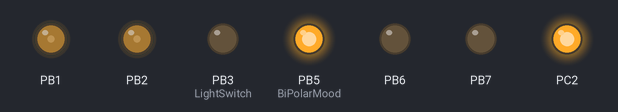
A program run on a simulated ATmega328P, built with avr-gcc and emulated at 1 MHz. On the bench: output pins drawn as LEDs (lit = HIGH). Pins used as bus, display or sensor lines are not drawn.

Above: at 0.2 s.
At 37.2 s:
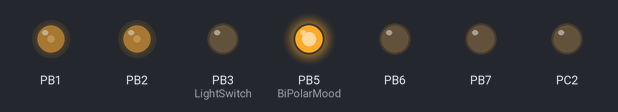
Timing chart, 0 to 40.0 s (numbered marks = the images above):
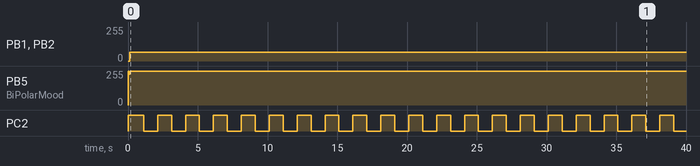

The program:

main.cpp
```cpp
/*
 * PWM Test Circuit Rev-1.cpp
 *
 * Created: 03-02-2019 16:25:15
 * Author : RHITVIK
 */

#define F_CPU 1000000UL

#define LightSwitch				3
#define ReadWrite				4
#define BiPolarMood				5

#define MrLCDsCrib				PORTD
#define DataDir_MrLCDsCrib		DDRD

#define MrLCDsControl			PORTB
#define DataDir_MrLCDsControl	DDRB

#include <avr/io.h>
#include <util/delay.h>
#include <avr/interrupt.h>
#include <string.h>
#include <stdlib.h>
#include <math.h>

void Check_IF_MrLCD_isBusy(void);
void Peek_A_Boo(void);
void Send_A_Command(char command);
void Send_A_Character(char character);
void Send_An_Integer(int integer);
void Send_A_String(char *stringOfCharacters);
void Send_A_String_Instantly(char *stringOfCharacters);

void initialize_FAST_PWM_params(void);
void initialize_Phase_Correct_PWM_params(void);

void Set_ADC_Vect_X_Proportions(void);
void Set_ICR_Val(void);

void calculate_Range_for_OCR(void);
void perform_Floating_op(void);
void set_OCR_Val(void);

void Initialize_ADC(void);


volatile int ADC_Channel = 0;
volatile int Channel_1_ADC_Val = 0;
volatile int Channel_2_ADC_Val = 0;

volatile int a = 0;

int ADC_Vect_set_Val = 0;
int RT_ICR_Val = 0;
int OCR_Max = 0;
int OCR_Val = 0;

float MR_duty = 0;
float OCR_Val_Float = 0;

int ICR1_Val = 6400;
int OCR1A_Val = 0;// change ocr value to take effect globally

int main(void)
{
  DataDir_MrLCDsControl |= (1<<LightSwitch) | (1<<ReadWrite) | (1<<BiPolarMood);
  MrLCDsControl &=~ (1<<LightSwitch);  MrLCDsControl &=~ (1<<ReadWrite);  MrLCDsControl &=~ (1<<BiPolarMood);
  DDRB = 0xFE;
  PORTB |= (1<<PINB0);
  PORTB &=~ (1<<PINB1);

  DDRC |= (1<<PINC2);
  PORTC |= (1<< PINC2);


  DDRD = 0xFF;
  PORTD= 0;

  char ValueSampled_Channel_1[4];
  char ValueSampled_Channel_2[4];
  char ADC_Vect_set_Val_Display[4];
  char RT_ICR_Val_Display[4];
  char OCR_Max_Display[4];
  char OCR_Val_Display[4];

  sei();

  _delay_ms(15);
  Send_A_Command(0x01); //clear screen

  _delay_ms(2);
  Send_A_Command(0x38);
  _delay_us(50);
  Send_A_Command(0b00001100);
  _delay_us(50);

  Send_A_Command(0x80);//clrscr();
  _delay_ms(2);
  Send_A_String("X");
  _delay_ms(2);

  Send_A_Command(0x80 + 10);//clrscr();
  _delay_ms(2);
  Send_A_String("Y");
  _delay_ms(2);

  Send_A_Command(0x94);//clrscr();
  _delay_ms(2);
  Send_A_String("A");
  _delay_ms(2);

  Send_A_Command(0x94+10);//clrscr();
  _delay_ms(2);
  Send_A_String("B");
  _delay_ms(2);

  Send_A_Command(0xD4);//clrscr();
  _delay_ms(2);
  Send_A_String("1A");
  _delay_ms(2);

  Send_A_Command(0xD4+10);//clrscr();
  _delay_ms(2);
  Send_A_String("1B");
  _delay_ms(2);

//   Send_A_Command(0x80);
//   _delay_ms(2);
//   Send_A_String("Hello World");
//   _delay_ms(2);
//
//   Send_A_String("           ");
//   _delay_ms(2);
//
//   while(3){
// 	  PORTC |= (1<<PINC1); PORTC |= (1<<PINC0);	  PORTB ^= (1<< PINB1);
//
// 	  _delay_ms(500);
// 	  PORTC &=~ (1<<PINC1);
// 	  PORTC &=~ (1<<PINC0);
// 	  _delay_ms(500);
//   }
//
//   while(2){
// 	  initialize_Phase_Correct_PWM_params();
//
// 	  Send_A_Command(0x01);
// 	  _delay_ms(2);
// 	  Send_A_String("Phase_Correct_PWM");
// 	  _delay_ms(2);
//
// 	  _delay_ms(2500);
//
// 	  initialize_FAST_PWM_params();
// 	  Send_A_Command(0x01);
// 	  _delay_ms(2);
// 	  Send_A_String("FAST_PWM");
// 	  _delay_ms(2);
//
// 	  _delay_ms(2500);v
//   }

//
     	  //PORTB |= (1<<PINB2);


initialize_FAST_PWM_params();
ICR1 = 10000;
OCR1B = 2500;
OCR1A = 2500;

while(99){
	PORTC |= (1<< PINC2);
	_delay_ms(1000);
	PORTC &=~ (1<< PINC2);
	_delay_ms(1000);
}

while (3000){
	OCR1B = 1000;
	OCR1A = 1000;
	PORTC |= (1<< PINC2);

	_delay_ms(5000);

	OCR1B = 2000;
	OCR1A = 2000;
	PORTC &=~ (1<< PINC2);

	_delay_ms(5000);

	OCR1B = 3000;
	OCR1A = 3000;
	PORTC |= (1<< PINC2);

	_delay_ms(5000);

	OCR1B = 4000;
	OCR1A = 4000;
	PORTC &=~ (1<< PINC2);

	_delay_ms(5000);

	OCR1B = 5000;
	OCR1A = 5000;
	PORTC |= (1<< PINC2);

	_delay_ms(5000);

	OCR1B = 6000;
	OCR1A = 6000;
	PORTC &=~ (1<< PINC2);

	_delay_ms(5000);

	OCR1B = 7000;
	OCR1A = 7000;
	PORTC |= (1<< PINC2);

	_delay_ms(5000);

	OCR1B = 8000;
	OCR1A = 8000;
	PORTC &=~ (1<< PINC2);

	_delay_ms(5000);
}


// 	while(242){
//
// 	}

//Initialize_ADC();

  while(1){
	  _delay_ms(20);
	  ADCSRA |= (1<<ADSC);
	  _delay_ms(20);

	  if (bit_is_clear(PINB,0)){
		  //debounce via software or no need of that here as the lcd update function will be a good delay itself
		  //lock this loop to make sure that the values are locked and loaded in the register only once after the button is pressed

		  PORTC ^= (1<< PINC2);
		  _delay_ms(500);
		  initialize_FAST_PWM_params();
	  }

	  if (ADC_Channel == 1)
	  {
		  itoa(Channel_1_ADC_Val,ValueSampled_Channel_1,10);

		  Send_A_Command(0x80 + 2);
		  _delay_ms(2);
		  Send_A_String_Instantly("     ");
		  _delay_ms(2);
		  Send_A_Command(0x80 + 2);
		  _delay_ms(2);
// 		  Send_A_String_Instantly("ONE!");
// 		  _delay_ms(2);
// 		  _delay_ms(200);
		  Send_A_String_Instantly(ValueSampled_Channel_1);
		  _delay_ms(2);

		  //_delay_ms(20);
		  Set_ADC_Vect_X_Proportions();
		  _delay_ms(10);
		  _delay_ms(20);
		  Set_ICR_Val();
		  _delay_ms(10);

		  itoa(ADC_Vect_set_Val,RT_ICR_Val_Display,10);

		  Send_A_Command(0x94 + 2);//();
		  _delay_ms(2);
		  Send_A_String("     ");
		  _delay_ms(2);
		  Send_A_Command(0x94 + 2);//();
		  _delay_ms(2);
		  Send_A_String_Instantly(RT_ICR_Val_Display);
		  _delay_ms(2);

		  itoa(RT_ICR_Val,RT_ICR_Val_Display,10);

		  Send_A_Command(0xD4 + 3);//();
		  _delay_ms(2);
		  Send_A_String("     ");
		  _delay_ms(2);
		  Send_A_Command(0xD4  + 3);//();
		  _delay_ms(2);
		  Send_A_String_Instantly(RT_ICR_Val_Display);
		  _delay_ms(2);

		}
		//else
		if (ADC_Channel == 2)
		{
			itoa(Channel_2_ADC_Val,ValueSampled_Channel_2, 10);

			Send_A_Command(0x80+ 10 + 2);//();
			_delay_ms(2);
			Send_A_String("     ");
			_delay_ms(2);
			Send_A_Command(0x80+ 10 + 2);//();
			_delay_ms(2);
// 			Send_A_String_Instantly("TWO!");
// 			_delay_ms(2);
// 			_delay_ms(200);
			Send_A_String_Instantly(ValueSampled_Channel_2);
			_delay_ms(2);

			// _delay_ms(20);
			calculate_Range_for_OCR();
			_delay_ms(10);
			perform_Floating_op();
			_delay_ms(20);
			set_OCR_Val();
			_delay_ms(10);

			itoa(OCR_Max,OCR_Max_Display,10);

			Send_A_Command(0x94+ 10 + 2);//();
			_delay_ms(2);
			Send_A_String("     ");
			_delay_ms(2);
			Send_A_Command(0x94+ 10 + 2);//();
			_delay_ms(2);
			Send_A_String_Instantly(OCR_Max_Display);
			_delay_ms(2);

			itoa(OCR_Val,OCR_Val_Display,10);

			Send_A_Command(0xD4+ 10 + 3);//();
			_delay_ms(2);
			Send_A_String("     ");
			_delay_ms(2);
			Send_A_Command(0xD4+ 10 + 3);//();
			_delay_ms(2);
			Send_A_String_Instantly(OCR_Val_Display);
			_delay_ms(2);
		}
	}

}

void Check_IF_MrLCD_isBusy(void){
	DataDir_MrLCDsCrib = 0;
	MrLCDsControl |= 1<<ReadWrite;
	MrLCDsControl &=~ 1<<BiPolarMood;
	while (MrLCDsCrib >= 0x80){
		Peek_A_Boo();
	}
	DataDir_MrLCDsCrib = 0xFF;
}
void Peek_A_Boo(void){
	MrLCDsControl |= 1<<LightSwitch;
// 	asm volatile ("nop");
// 	asm volatile ("nop");
	_delay_us(50);//Calibrate it further
	MrLCDsControl &=~ 1<<LightSwitch;
}
void Send_A_Command(char command){
	Check_IF_MrLCD_isBusy();
	MrLCDsCrib = command;
	MrLCDsControl &=~ (1<<ReadWrite|1<<BiPolarMood);
	Peek_A_Boo();
	MrLCDsCrib = 0;
}
void Send_A_Character(char character){
	Check_IF_MrLCD_isBusy();
	MrLCDsCrib = character;
	MrLCDsControl &=~ 1<<ReadWrite;
	MrLCDsControl |= 1<<BiPolarMood;
	Peek_A_Boo();
	MrLCDsCrib = 0;
}
void Send_An_Integer(int integer){
	Check_IF_MrLCD_isBusy();
	MrLCDsCrib = integer;
	MrLCDsControl &=~ 1<<ReadWrite;
	MrLCDsControl |= 1<<BiPolarMood;
	Peek_A_Boo();
	MrLCDsCrib = 0;
}
void Send_A_String(char *stringOfCharacters){
	while(*stringOfCharacters > 0){
		Send_A_Character(*stringOfCharacters++);
		_delay_ms(10);//change to comfort
	}
}
void Send_A_String_Instantly(char *stringOfCharacters){
	while(*stringOfCharacters > 0){
		Send_A_Character(*stringOfCharacters++);
	}
}

void initialize_FAST_PWM_params(void){//make sure that  pin is set to output mode....and initialize it to 0
	TCCR1A |= (1<<WGM11) | (1<<COM1A1)| (1<<COM1B1);// for OC1A | non-inverting mode
	TCCR1B |= (1<<WGM12) | (1<<WGM13) | (1<<CS10);
	ICR1 = ICR1_Val;
	OCR1A = 0;
	OCR1B = 0;
}
void initialize_Phase_Correct_PWM_params(void){
	TCCR1A |= (1<<WGM11) | (1<<COM1A1);// | (1<<COM1B1);// for OC1A | non-inverting mode
	TCCR1B |= (1<<WGM13) | (1<<CS10);
	TCCR1B &=~ (1<<WGM12);
	ICR1 = ICR1_Val;
	OCR1A = 0;
	OCR1B = 0;
}

void Initialize_ADC(void){
	ADCSRA |= (1<<ADPS2) | (1<<ADIE); //pre-scalar factor = 16 | ISR invoke on conversion enabled
	ADMUX  |= (1<<ADLAR) | (1<<REFS0); // ADC left adjustment register chosen | AVCC with external capacitor at AREF pin is selected as reference
	ADCSRA |= (1<<ADEN); //ADC Enable
	ADCSRA |= (1<<ADSC); //start conversion
}
ISR(ADC_vect){
	uint8_t the_low = ADCL;
	uint8_t the_high = ADCH;
	uint16_t ten_bit_value = the_high<<2 | the_low>>6;
	a = ten_bit_value;

	switch(ADMUX){
		case 0x60:
		Channel_1_ADC_Val = a;
		ADC_Channel = 1;
		ADMUX = 0x61;
		break;

		case 0x61:
		Channel_2_ADC_Val = a;
		ADC_Channel = 2;
		ADMUX = 0x60;
		break;
	}

}

void Set_ADC_Vect_X_Proportions(void){
	ADC_Vect_set_Val = (Channel_1_ADC_Val/7) + 1;
}
void Set_ICR_Val(void){
	RT_ICR_Val = 49 + ADC_Vect_set_Val;
}

void set_OCR_Val(void){
	OCR_Val = OCR_Val_Float;
}
void calculate_Range_for_OCR(void){
	OCR_Max = RT_ICR_Val;
}

void perform_Floating_op(void){
	MR_duty = Channel_2_ADC_Val/102;
	OCR_Val_Float = OCR_Max*MR_duty/10;
}
```

Measured:
- by itself, PB1, PB2: 0/255 → 64/255 at 0.13 s
- by itself, PB5 (BiPolarMood): 0/255 → 255/255 at 0.02 s
- by itself, PC2: alternates HIGH for 1.0 s and LOW for 1.0 s
